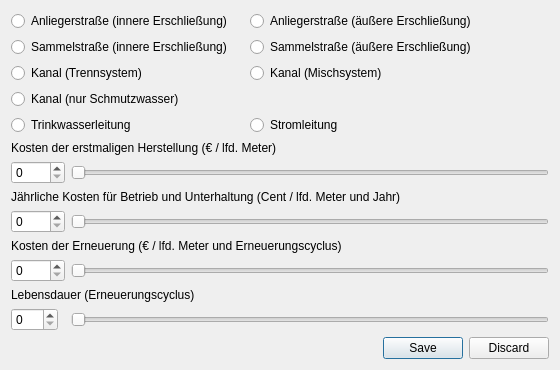
          <widget class="QWidget" name="scrollAreaWidgetContents_3">
           <property name="geometry">
            <rect>
             <x>0</x>
             <y>0</y>
             <width>560</width>
             <height>349</height>
            </rect>
           </property>
           <layout class="QGridLayout" name="gridLayout_17">
            <item row="5" column="0">
             <widget class="QRadioButton" name="radioButton_9">
              <property name="text">
               <string>Kanal (Trennsystem)</string>
              </property>
             </widget>
            </item>
            <item row="7" column="3">
             <widget class="QRadioButton" name="radioButton_11">
              <property name="text">
               <string>Stromleitung</string>
              </property>
             </widget>
            </item>
            <item row="3" column="0">
             <widget class="QRadioButton" name="radioButton_7">
              <property name="text">
               <string>Sammelstraße (innere Erschließung)</string>
              </property>
             </widget>
            </item>
            <item row="2" column="0">
             <widget class="QRadioButton" name="radioButton_3">
              <property name="text">
               <string>Anliegerstraße (innere Erschließung)</string>
              </property>
             </widget>
            </item>
            <item row="3" column="3">
             <widget class="QRadioButton" name="radioButton_8">
              <property name="text">
               <string>Sammelstraße (äußere Erschließung)</string>
              </property>
             </widget>
            </item>
            <item row="7" column="0">
             <widget class="QRadioButton" name="radioButton_6">
              <property name="sizePolicy">
               <sizepolicy hsizetype="Minimum" vsizetype="Fixed">
                <horstretch>0</horstretch>
                <verstretch>0</verstretch>
               </sizepolicy>
              </property>
              <property name="text">
               <string>Trinkwasserleitung</string>
              </property>
             </widget>
            </item>
            <item row="8" column="0" colspan="5">
             <layout class="QGridLayout" name="gridLayout_18">
              <item row="3" column="0">
               <widget class="QSpinBox" name="spinBox_27">
                <property name="sizePolicy">
                 <sizepolicy hsizetype="Fixed" vsizetype="Fixed">
                  <horstretch>0</horstretch>
                  <verstretch>0</verstretch>
                 </sizepolicy>
                </property>
                <property name="maximum">
                 <number>2000</number>
                </property>
               </widget>
              </item>
              <item row="5" column="0">
               <widget class="QSpinBox" name="spinBox_28">
                <property name="sizePolicy">
                 <sizepolicy hsizetype="Fixed" vsizetype="Fixed">
                  <horstretch>0</horstretch>
                  <verstretch>0</verstretch>
                 </sizepolicy>
                </property>
                <property name="maximum">
                 <number>2000</number>
                </property>
               </widget>
              </item>
              <item row="7" column="1">
               <widget class="QSlider" name="horizontalSlider_19">
                <property name="orientation">
                 <enum>Qt::Horizontal</enum>
                </property>
               </widget>
              </item>
              <item row="5" column="1">
               <widget class="QSlider" name="horizontalSlider_18">
                <property name="orientation">
                 <enum>Qt::Horizontal</enum>
                </property>
               </widget>
              </item>
              <item row="7" column="0">
               <widget class="QSpinBox" name="spinBox_29">
                <property name="sizePolicy">
                 <sizepolicy hsizetype="Fixed" vsizetype="Fixed">
                  <horstretch>0</horstretch>
                  <verstretch>0</verstretch>
                 </sizepolicy>
                </property>
                <property name="maximum">
                 <number>100</number>
                </property>
               </widget>
              </item>
              <item row="1" column="0">
               <widget class="QSpinBox" name="spinBox_26">
                <property name="sizePolicy">
                 <sizepolicy hsizetype="Fixed" vsizetype="Fixed">
                  <horstretch>0</horstretch>
                  <verstretch>0</verstretch>
                 </sizepolicy>
                </property>
                <property name="maximum">
                 <number>2000</number>
                </property>
               </widget>
              </item>
              <item row="1" column="1">
               <widget class="QSlider" name="horizontalSlider_16">
                <property name="orientation">
                 <enum>Qt::Horizontal</enum>
                </property>
               </widget>
              </item>
              <item row="3" column="1">
               <widget class="QSlider" name="horizontalSlider_17">
                <property name="orientation">
                 <enum>Qt::Horizontal</enum>
                </property>
               </widget>
              </item>
              <item row="0" column="0" colspan="2">
               <widget class="QLabel" name="label_54">
                <property name="sizePolicy">
                 <sizepolicy hsizetype="Fixed" vsizetype="Fixed">
                  <horstretch>0</horstretch>
                  <verstretch>0</verstretch>
                 </sizepolicy>
                </property>
                <property name="text">
                 <string>Kosten der erstmaligen Herstellung (€ / lfd. Meter)</string>
                </property>
               </widget>
              </item>
              <item row="2" column="0" colspan="2">
               <widget class="QLabel" name="label_55">
                <property name="sizePolicy">
                 <sizepolicy hsizetype="Fixed" vsizetype="Fixed">
                  <horstretch>0</horstretch>
                  <verstretch>0</verstretch>
                 </sizepolicy>
                </property>
                <property name="text">
                 <string>Jährliche Kosten für Betrieb und Unterhaltung (Cent / lfd. Meter und Jahr)</string>
                </property>
               </widget>
              </item>
              <item row="4" column="0" colspan="2">
               <widget class="QLabel" name="label_56">
                <property name="sizePolicy">
                 <sizepolicy hsizetype="Fixed" vsizetype="Fixed">
                  <horstretch>0</horstretch>
                  <verstretch>0</verstretch>
                 </sizepolicy>
                </property>
                <property name="text">
                 <string>Kosten der Erneuerung (€ / lfd. Meter und Erneuerungscyclus)</string>
                </property>
               </widget>
              </item>
              <item row="6" column="0" colspan="2">
               <widget class="QLabel" name="label_57">
                <property name="sizePolicy">
                 <sizepolicy hsizetype="Fixed" vsizetype="Fixed">
                  <horstretch>0</horstretch>
                  <verstretch>0</verstretch>
                 </sizepolicy>
                </property>
                <property name="text">
                 <string>Lebensdauer (Erneuerungscyclus)</string>
                </property>
               </widget>
              </item>
             </layout>
            </item>
            <item row="5" column="3">
             <widget class="QRadioButton" name="radioButton_5">
              <property name="text">
               <string>Kanal (Mischsystem)</string>
              </property>
             </widget>
            </item>
            <item row="6" column="0">
             <widget class="QRadioButton" name="radioButton_10">
              <property name="text">
               <string>Kanal (nur Schmutzwasser)</string>
              </property>
             </widget>
            </item>
            <item row="2" column="4">
             <spacer name="horizontalSpacer_9">
              <property name="orientation">
               <enum>Qt::Horizontal</enum>
              </property>
              <property name="sizeHint" stdset="0">
               <size>
                <width>40</width>
                <height>20</height>
               </size>
              </property>
             </spacer>
            </item>
            <item row="2" column="3">
             <widget class="QRadioButton" name="radioButton_4">
              <property name="text">
               <string>Anliegerstraße (äußere Erschließung)</string>
              </property>
             </widget>
            </item>
            <item row="9" column="0" colspan="5">
             <widget class="QDialogButtonBox" name="buttonBox">
              <property name="standardButtons">
               <set>QDialogButtonBox::Discard|QDialogButtonBox::Save</set>
              </property>
             </widget>
            </item>
           </layout>
          </widget>
